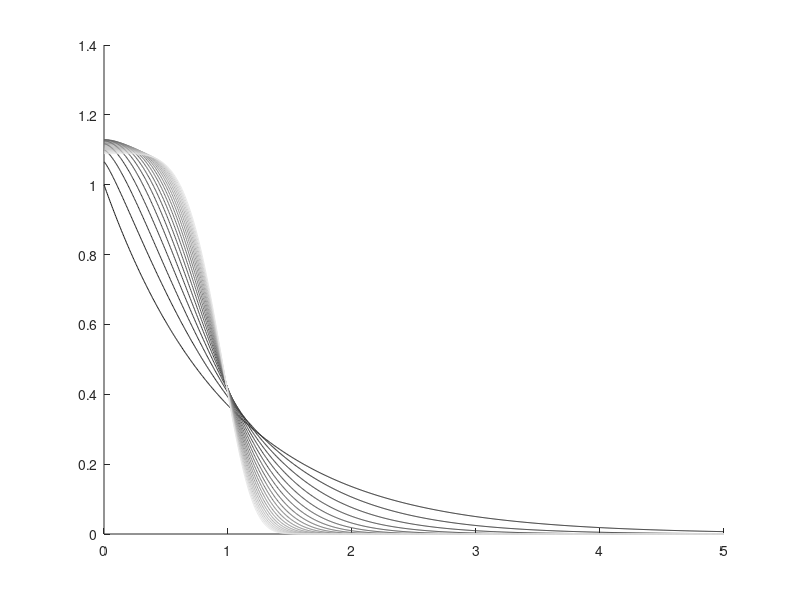
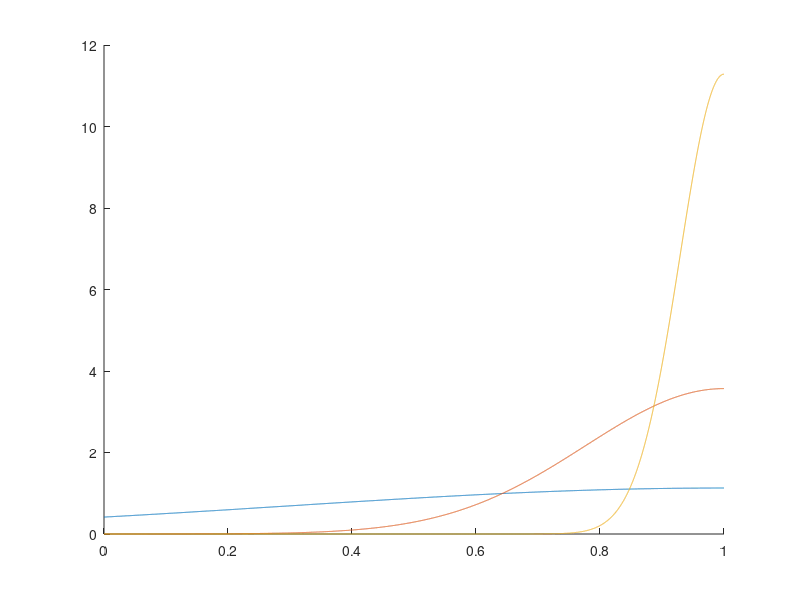

Here is the MATLAB script that generated these plots, in order:
clc; clear; close all

d = 1;
tVec = linspace(0, 5, 1000);

figure
hold on
gray = linspace(0.1, 0.9, 20);
i = 0;
for b = linspace(1,5, 20)
    i = i + 1;
    Cb = 1/gamma((b+1)/b);
    k = @(t) Cb / d^(1/b) * exp(-t.^b / d);
    plot(tVec, k(tVec), 'color', gray(i) * ones(1, 3))
end

%% 

eps = 0.01;
b = 2;
Cb = 1/gamma((b+1)/b);
tVec = linspace(0, 1, 10000);

% figure
% hold on
% for alpha = 1
%     d = eps^alpha;
%     k = @(t, s) Cb / d * exp(-abs(t-s).^b / d);
%     kTaylor = @(t, s) max(0, Cb / d - Cb / (d^(b+1)) * (t-s).^b);
%     plot(tVec, k(tVec(end), tVec))
%     plot(tVec, kTaylor(tVec(end), tVec))
%     trapz(tVec, kTaylor(tVec(end), tVec))
% end
 
figure
hold on
for alpha = 0:0.5:1
    d = eps^alpha;
    k = @(t, s) Cb / d^(1/b) * exp(-abs(t-s).^b / d);
    plot(tVec, k(tVec(end), tVec))
end
